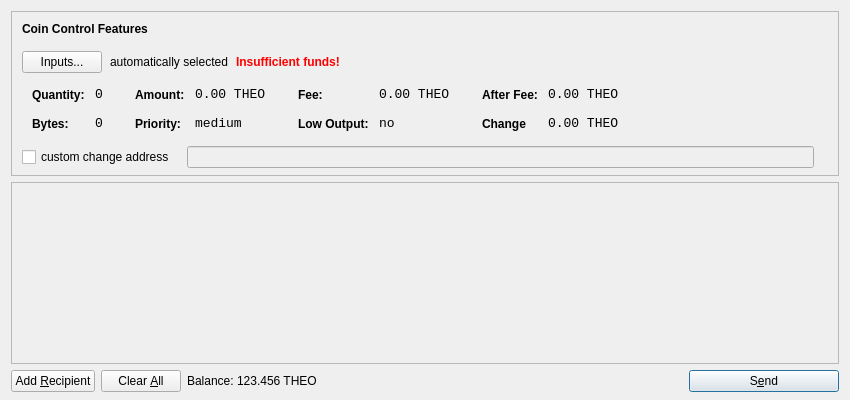
<?xml version="1.0" encoding="UTF-8"?>
<ui version="4.0">
 <class>SendCoinsDialog</class>
 <widget class="QDialog" name="SendCoinsDialog">
  <property name="geometry">
   <rect>
    <x>0</x>
    <y>0</y>
    <width>850</width>
    <height>400</height>
   </rect>
  </property>
  <property name="windowTitle">
   <string>Send Coins</string>
  </property>
  <layout class="QVBoxLayout" name="verticalLayout" stretch="0,1,0">
   <property name="bottomMargin">
    <number>8</number>
   </property>
   <item>
    <widget class="QFrame" name="frameCoinControl">
     <property name="sizePolicy">
      <sizepolicy hsizetype="Expanding" vsizetype="Expanding">
       <horstretch>0</horstretch>
       <verstretch>0</verstretch>
      </sizepolicy>
     </property>
     <property name="maximumSize">
      <size>
       <width>16777215</width>
       <height>16777215</height>
      </size>
     </property>
     <property name="frameShape">
      <enum>QFrame::StyledPanel</enum>
     </property>
     <property name="frameShadow">
      <enum>QFrame::Sunken</enum>
     </property>
     <layout class="QVBoxLayout" name="verticalLayoutCoinControl2">
      <property name="spacing">
       <number>-1</number>
      </property>
      <property name="leftMargin">
       <number>0</number>
      </property>
      <property name="topMargin">
       <number>0</number>
      </property>
      <property name="rightMargin">
       <number>0</number>
      </property>
      <property name="bottomMargin">
       <number>6</number>
      </property>
      <item>
       <layout class="QVBoxLayout" name="verticalLayoutCoinControl" stretch="0,0,0,0,1">
        <property name="spacing">
         <number>0</number>
        </property>
        <property name="leftMargin">
         <number>10</number>
        </property>
        <property name="topMargin">
         <number>10</number>
        </property>
        <item>
         <layout class="QHBoxLayout" name="horizontalLayoutCoinControl1">
          <property name="bottomMargin">
           <number>15</number>
          </property>
          <item>
           <widget class="QLabel" name="labelCoinControlFeatures">
            <property name="sizePolicy">
             <sizepolicy hsizetype="Preferred" vsizetype="Maximum">
              <horstretch>0</horstretch>
              <verstretch>0</verstretch>
             </sizepolicy>
            </property>
            <property name="font">
             <font>
              <weight>75</weight>
              <bold>true</bold>
             </font>
            </property>
            <property name="styleSheet">
             <string notr="true">font-weight:bold;</string>
            </property>
            <property name="text">
             <string>Coin Control Features</string>
            </property>
           </widget>
          </item>
         </layout>
        </item>
        <item>
         <layout class="QHBoxLayout" name="horizontalLayoutCoinControl2" stretch="0,0,0,0">
          <property name="spacing">
           <number>8</number>
          </property>
          <property name="bottomMargin">
           <number>10</number>
          </property>
          <item>
           <widget class="QPushButton" name="pushButtonCoinControl">
            <property name="styleSheet">
             <string notr="true"/>
            </property>
            <property name="text">
             <string>Inputs...</string>
            </property>
           </widget>
          </item>
          <item>
           <widget class="QLabel" name="labelCoinControlAutomaticallySelected">
            <property name="text">
             <string>automatically selected</string>
            </property>
            <property name="margin">
             <number>5</number>
            </property>
           </widget>
          </item>
          <item>
           <widget class="QLabel" name="labelCoinControlInsuffFunds">
            <property name="font">
             <font>
              <weight>75</weight>
              <bold>true</bold>
             </font>
            </property>
            <property name="styleSheet">
             <string notr="true">color:red;font-weight:bold;</string>
            </property>
            <property name="text">
             <string>Insufficient funds!</string>
            </property>
            <property name="margin">
             <number>5</number>
            </property>
           </widget>
          </item>
          <item>
           <spacer name="horizontalSpacerCoinControl">
            <property name="orientation">
             <enum>Qt::Horizontal</enum>
            </property>
            <property name="sizeHint" stdset="0">
             <size>
              <width>40</width>
              <height>1</height>
             </size>
            </property>
           </spacer>
          </item>
         </layout>
        </item>
        <item>
         <widget class="QWidget" name="widgetCoinControl" native="true">
          <property name="sizePolicy">
           <sizepolicy hsizetype="Preferred" vsizetype="Preferred">
            <horstretch>0</horstretch>
            <verstretch>0</verstretch>
           </sizepolicy>
          </property>
          <property name="minimumSize">
           <size>
            <width>0</width>
            <height>0</height>
           </size>
          </property>
          <property name="styleSheet">
           <string notr="true"/>
          </property>
          <layout class="QHBoxLayout" name="horizontalLayoutCoinControl5">
           <property name="margin">
            <number>0</number>
           </property>
           <item>
            <layout class="QHBoxLayout" name="horizontalLayoutCoinControl3" stretch="0,0,0,1">
             <property name="spacing">
              <number>20</number>
             </property>
             <property name="topMargin">
              <number>0</number>
             </property>
             <property name="bottomMargin">
              <number>10</number>
             </property>
             <item>
              <layout class="QFormLayout" name="formLayoutCoinControl1">
               <property name="horizontalSpacing">
                <number>10</number>
               </property>
               <property name="verticalSpacing">
                <number>14</number>
               </property>
               <property name="leftMargin">
                <number>10</number>
               </property>
               <property name="topMargin">
                <number>4</number>
               </property>
               <property name="rightMargin">
                <number>6</number>
               </property>
               <item row="0" column="0">
                <widget class="QLabel" name="labelCoinControlQuantityText">
                 <property name="styleSheet">
                  <string notr="true">font-weight:bold;</string>
                 </property>
                 <property name="text">
                  <string>Quantity:</string>
                 </property>
                 <property name="margin">
                  <number>0</number>
                 </property>
                </widget>
               </item>
               <item row="0" column="1">
                <widget class="QLabel" name="labelCoinControlQuantity">
                 <property name="font">
                  <font>
                   <family>Monospace</family>
                   <pointsize>10</pointsize>
                  </font>
                 </property>
                 <property name="cursor">
                  <cursorShape>IBeamCursor</cursorShape>
                 </property>
                 <property name="contextMenuPolicy">
                  <enum>Qt::ActionsContextMenu</enum>
                 </property>
                 <property name="text">
                  <string>0</string>
                 </property>
                 <property name="margin">
                  <number>0</number>
                 </property>
                 <property name="textInteractionFlags">
                  <set>Qt::LinksAccessibleByMouse|Qt::TextSelectableByKeyboard|Qt::TextSelectableByMouse</set>
                 </property>
                </widget>
               </item>
               <item row="1" column="0">
                <widget class="QLabel" name="labelCoinControlBytesText">
                 <property name="styleSheet">
                  <string notr="true">font-weight:bold;</string>
                 </property>
                 <property name="text">
                  <string>Bytes:</string>
                 </property>
                </widget>
               </item>
               <item row="1" column="1">
                <widget class="QLabel" name="labelCoinControlBytes">
                 <property name="font">
                  <font>
                   <family>Monospace</family>
                   <pointsize>10</pointsize>
                  </font>
                 </property>
                 <property name="cursor">
                  <cursorShape>IBeamCursor</cursorShape>
                 </property>
                 <property name="contextMenuPolicy">
                  <enum>Qt::ActionsContextMenu</enum>
                 </property>
                 <property name="text">
                  <string>0</string>
                 </property>
                 <property name="textInteractionFlags">
                  <set>Qt::LinksAccessibleByMouse|Qt::TextSelectableByKeyboard|Qt::TextSelectableByMouse</set>
                 </property>
                </widget>
               </item>
              </layout>
             </item>
             <item>
              <layout class="QFormLayout" name="formLayoutCoinControl2">
               <property name="horizontalSpacing">
                <number>10</number>
               </property>
               <property name="verticalSpacing">
                <number>14</number>
               </property>
               <property name="leftMargin">
                <number>6</number>
               </property>
               <property name="topMargin">
                <number>4</number>
               </property>
               <property name="rightMargin">
                <number>6</number>
               </property>
               <item row="0" column="0">
                <widget class="QLabel" name="labelCoinControlAmountText">
                 <property name="styleSheet">
                  <string notr="true">font-weight:bold;</string>
                 </property>
                 <property name="text">
                  <string>Amount:</string>
                 </property>
                 <property name="margin">
                  <number>0</number>
                 </property>
                </widget>
               </item>
               <item row="0" column="1">
                <widget class="QLabel" name="labelCoinControlAmount">
                 <property name="font">
                  <font>
                   <family>Monospace</family>
                   <pointsize>10</pointsize>
                  </font>
                 </property>
                 <property name="cursor">
                  <cursorShape>IBeamCursor</cursorShape>
                 </property>
                 <property name="contextMenuPolicy">
                  <enum>Qt::ActionsContextMenu</enum>
                 </property>
                 <property name="text">
                  <string>0.00 THEO</string>
                 </property>
                 <property name="textInteractionFlags">
                  <set>Qt::LinksAccessibleByMouse|Qt::TextSelectableByKeyboard|Qt::TextSelectableByMouse</set>
                 </property>
                </widget>
               </item>
               <item row="1" column="0">
                <widget class="QLabel" name="labelCoinControlPriorityText">
                 <property name="styleSheet">
                  <string notr="true">font-weight:bold;</string>
                 </property>
                 <property name="text">
                  <string>Priority:</string>
                 </property>
                </widget>
               </item>
               <item row="1" column="1">
                <widget class="QLabel" name="labelCoinControlPriority">
                 <property name="font">
                  <font>
                   <family>Monospace</family>
                   <pointsize>10</pointsize>
                  </font>
                 </property>
                 <property name="cursor">
                  <cursorShape>IBeamCursor</cursorShape>
                 </property>
                 <property name="contextMenuPolicy">
                  <enum>Qt::ActionsContextMenu</enum>
                 </property>
                 <property name="text">
                  <string>medium</string>
                 </property>
                 <property name="textInteractionFlags">
                  <set>Qt::LinksAccessibleByMouse|Qt::TextSelectableByKeyboard|Qt::TextSelectableByMouse</set>
                 </property>
                </widget>
               </item>
              </layout>
             </item>
             <item>
              <layout class="QFormLayout" name="formLayoutCoinControl3">
               <property name="horizontalSpacing">
                <number>10</number>
               </property>
               <property name="verticalSpacing">
                <number>14</number>
               </property>
               <property name="leftMargin">
                <number>6</number>
               </property>
               <property name="topMargin">
                <number>4</number>
               </property>
               <property name="rightMargin">
                <number>6</number>
               </property>
               <item row="0" column="0">
                <widget class="QLabel" name="labelCoinControlFeeText">
                 <property name="styleSheet">
                  <string notr="true">font-weight:bold;</string>
                 </property>
                 <property name="text">
                  <string>Fee:</string>
                 </property>
                 <property name="margin">
                  <number>0</number>
                 </property>
                </widget>
               </item>
               <item row="0" column="1">
                <widget class="QLabel" name="labelCoinControlFee">
                 <property name="font">
                  <font>
                   <family>Monospace</family>
                   <pointsize>10</pointsize>
                  </font>
                 </property>
                 <property name="cursor">
                  <cursorShape>IBeamCursor</cursorShape>
                 </property>
                 <property name="contextMenuPolicy">
                  <enum>Qt::ActionsContextMenu</enum>
                 </property>
                 <property name="text">
                  <string>0.00 THEO</string>
                 </property>
                 <property name="textInteractionFlags">
                  <set>Qt::LinksAccessibleByMouse|Qt::TextSelectableByKeyboard|Qt::TextSelectableByMouse</set>
                 </property>
                </widget>
               </item>
               <item row="1" column="0">
                <widget class="QLabel" name="labelCoinControlLowOutputText">
                 <property name="styleSheet">
                  <string notr="true">font-weight:bold;</string>
                 </property>
                 <property name="text">
                  <string>Low Output:</string>
                 </property>
                </widget>
               </item>
               <item row="1" column="1">
                <widget class="QLabel" name="labelCoinControlLowOutput">
                 <property name="font">
                  <font>
                   <family>Monospace</family>
                   <pointsize>10</pointsize>
                  </font>
                 </property>
                 <property name="cursor">
                  <cursorShape>IBeamCursor</cursorShape>
                 </property>
                 <property name="contextMenuPolicy">
                  <enum>Qt::ActionsContextMenu</enum>
                 </property>
                 <property name="text">
                  <string>no</string>
                 </property>
                 <property name="textInteractionFlags">
                  <set>Qt::LinksAccessibleByMouse|Qt::TextSelectableByKeyboard|Qt::TextSelectableByMouse</set>
                 </property>
                </widget>
               </item>
              </layout>
             </item>
             <item>
              <layout class="QFormLayout" name="formLayoutCoinControl4">
               <property name="horizontalSpacing">
                <number>10</number>
               </property>
               <property name="verticalSpacing">
                <number>14</number>
               </property>
               <property name="leftMargin">
                <number>6</number>
               </property>
               <property name="topMargin">
                <number>4</number>
               </property>
               <property name="rightMargin">
                <number>6</number>
               </property>
               <item row="0" column="0">
                <widget class="QLabel" name="labelCoinControlAfterFeeText">
                 <property name="styleSheet">
                  <string notr="true">font-weight:bold;</string>
                 </property>
                 <property name="text">
                  <string>After Fee:</string>
                 </property>
                 <property name="margin">
                  <number>0</number>
                 </property>
                </widget>
               </item>
               <item row="0" column="1">
                <widget class="QLabel" name="labelCoinControlAfterFee">
                 <property name="font">
                  <font>
                   <family>Monospace</family>
                   <pointsize>10</pointsize>
                  </font>
                 </property>
                 <property name="cursor">
                  <cursorShape>IBeamCursor</cursorShape>
                 </property>
                 <property name="contextMenuPolicy">
                  <enum>Qt::ActionsContextMenu</enum>
                 </property>
                 <property name="text">
                  <string>0.00 THEO</string>
                 </property>
                 <property name="textInteractionFlags">
                  <set>Qt::LinksAccessibleByMouse|Qt::TextSelectableByKeyboard|Qt::TextSelectableByMouse</set>
                 </property>
                </widget>
               </item>
               <item row="1" column="0">
                <widget class="QLabel" name="labelCoinControlChangeText">
                 <property name="styleSheet">
                  <string notr="true">font-weight:bold;</string>
                 </property>
                 <property name="text">
                  <string>Change</string>
                 </property>
                </widget>
               </item>
               <item row="1" column="1">
                <widget class="QLabel" name="labelCoinControlChange">
                 <property name="font">
                  <font>
                   <family>Monospace</family>
                   <pointsize>10</pointsize>
                  </font>
                 </property>
                 <property name="cursor">
                  <cursorShape>IBeamCursor</cursorShape>
                 </property>
                 <property name="contextMenuPolicy">
                  <enum>Qt::ActionsContextMenu</enum>
                 </property>
                 <property name="text">
                  <string>0.00 THEO</string>
                 </property>
                 <property name="textInteractionFlags">
                  <set>Qt::LinksAccessibleByMouse|Qt::TextSelectableByKeyboard|Qt::TextSelectableByMouse</set>
                 </property>
                </widget>
               </item>
              </layout>
             </item>
            </layout>
           </item>
          </layout>
         </widget>
        </item>
        <item>
         <layout class="QHBoxLayout" name="horizontalLayoutCoinControl4" stretch="0,0,0">
          <property name="spacing">
           <number>12</number>
          </property>
          <property name="sizeConstraint">
           <enum>QLayout::SetDefaultConstraint</enum>
          </property>
          <property name="topMargin">
           <number>5</number>
          </property>
          <property name="rightMargin">
           <number>5</number>
          </property>
          <item>
           <widget class="QCheckBox" name="checkBoxCoinControlChange">
            <property name="text">
             <string>custom change address</string>
            </property>
           </widget>
          </item>
          <item>
           <widget class="QLineEdit" name="lineEditCoinControlChange">
            <property name="enabled">
             <bool>false</bool>
            </property>
            <property name="sizePolicy">
             <sizepolicy hsizetype="Expanding" vsizetype="Fixed">
              <horstretch>0</horstretch>
              <verstretch>0</verstretch>
             </sizepolicy>
            </property>
           </widget>
          </item>
          <item>
           <widget class="QLabel" name="labelCoinControlChangeLabel">
            <property name="sizePolicy">
             <sizepolicy hsizetype="Preferred" vsizetype="Expanding">
              <horstretch>0</horstretch>
              <verstretch>0</verstretch>
             </sizepolicy>
            </property>
            <property name="minimumSize">
             <size>
              <width>0</width>
              <height>0</height>
             </size>
            </property>
            <property name="text">
             <string/>
            </property>
            <property name="margin">
             <number>3</number>
            </property>
           </widget>
          </item>
         </layout>
        </item>
        <item>
         <spacer name="verticalSpacerCoinControl">
          <property name="orientation">
           <enum>Qt::Vertical</enum>
          </property>
          <property name="sizeHint" stdset="0">
           <size>
            <width>800</width>
            <height>1</height>
           </size>
          </property>
         </spacer>
        </item>
       </layout>
      </item>
     </layout>
    </widget>
   </item>
   <item>
    <widget class="QScrollArea" name="scrollArea">
     <property name="widgetResizable">
      <bool>true</bool>
     </property>
     <widget class="QWidget" name="scrollAreaWidgetContents">
      <property name="geometry">
       <rect>
        <x>0</x>
        <y>0</y>
        <width>830</width>
        <height>165</height>
       </rect>
      </property>
      <layout class="QVBoxLayout" name="verticalLayout_2">
       <property name="margin">
        <number>0</number>
       </property>
       <item>
        <layout class="QVBoxLayout" name="entries">
         <property name="spacing">
          <number>6</number>
         </property>
        </layout>
       </item>
       <item>
        <spacer name="verticalSpacer">
         <property name="orientation">
          <enum>Qt::Vertical</enum>
         </property>
         <property name="sizeHint" stdset="0">
          <size>
           <width>20</width>
           <height>40</height>
          </size>
         </property>
        </spacer>
       </item>
      </layout>
     </widget>
    </widget>
   </item>
   <item>
    <layout class="QHBoxLayout" name="horizontalLayout">
     <item>
      <widget class="QPushButton" name="addButton">
       <property name="toolTip">
        <string>Send to multiple recipients at once</string>
       </property>
       <property name="text">
        <string>Add &amp;Recipient</string>
       </property>
       <property name="icon">
        <iconset resource="../bitcoin.qrc">
         <normaloff>:/icons/add</normaloff>:/icons/add</iconset>
       </property>
       <property name="autoDefault">
        <bool>false</bool>
       </property>
      </widget>
     </item>
     <item>
      <widget class="QPushButton" name="clearButton">
       <property name="sizePolicy">
        <sizepolicy hsizetype="Minimum" vsizetype="Fixed">
         <horstretch>0</horstretch>
         <verstretch>0</verstretch>
        </sizepolicy>
       </property>
       <property name="toolTip">
        <string>Remove all transaction fields</string>
       </property>
       <property name="text">
        <string>Clear &amp;All</string>
       </property>
       <property name="icon">
        <iconset resource="../bitcoin.qrc">
         <normaloff>:/icons/remove</normaloff>:/icons/remove</iconset>
       </property>
       <property name="autoRepeatDelay">
        <number>300</number>
       </property>
       <property name="autoDefault">
        <bool>false</bool>
       </property>
      </widget>
     </item>
     <item>
      <layout class="QHBoxLayout" name="horizontalLayout_2">
       <property name="spacing">
        <number>3</number>
       </property>
       <item>
        <widget class="QLabel" name="label">
         <property name="sizePolicy">
          <sizepolicy hsizetype="Preferred" vsizetype="Fixed">
           <horstretch>0</horstretch>
           <verstretch>0</verstretch>
          </sizepolicy>
         </property>
         <property name="text">
          <string>Balance:</string>
         </property>
        </widget>
       </item>
       <item>
        <widget class="QLabel" name="labelBalance">
         <property name="sizePolicy">
          <sizepolicy hsizetype="Preferred" vsizetype="Fixed">
           <horstretch>0</horstretch>
           <verstretch>0</verstretch>
          </sizepolicy>
         </property>
         <property name="cursor">
          <cursorShape>IBeamCursor</cursorShape>
         </property>
         <property name="text">
          <string>123.456 THEO</string>
         </property>
         <property name="textInteractionFlags">
          <set>Qt::LinksAccessibleByMouse|Qt::TextSelectableByKeyboard|Qt::TextSelectableByMouse</set>
         </property>
        </widget>
       </item>
      </layout>
     </item>
     <item>
      <spacer name="horizontalSpacer">
       <property name="orientation">
        <enum>Qt::Horizontal</enum>
       </property>
       <property name="sizeHint" stdset="0">
        <size>
         <width>40</width>
         <height>20</height>
        </size>
       </property>
      </spacer>
     </item>
     <item>
      <widget class="QPushButton" name="sendButton">
       <property name="minimumSize">
        <size>
         <width>150</width>
         <height>0</height>
        </size>
       </property>
       <property name="toolTip">
        <string>Confirm the send action</string>
       </property>
       <property name="text">
        <string>S&amp;end</string>
       </property>
       <property name="icon">
        <iconset resource="../bitcoin.qrc">
         <normaloff>:/icons/send</normaloff>:/icons/send</iconset>
       </property>
       <property name="default">
        <bool>true</bool>
       </property>
      </widget>
     </item>
    </layout>
   </item>
  </layout>
 </widget>
 <resources>
  <include location="../bitcoin.qrc"/>
 </resources>
 <connections/>
</ui>
